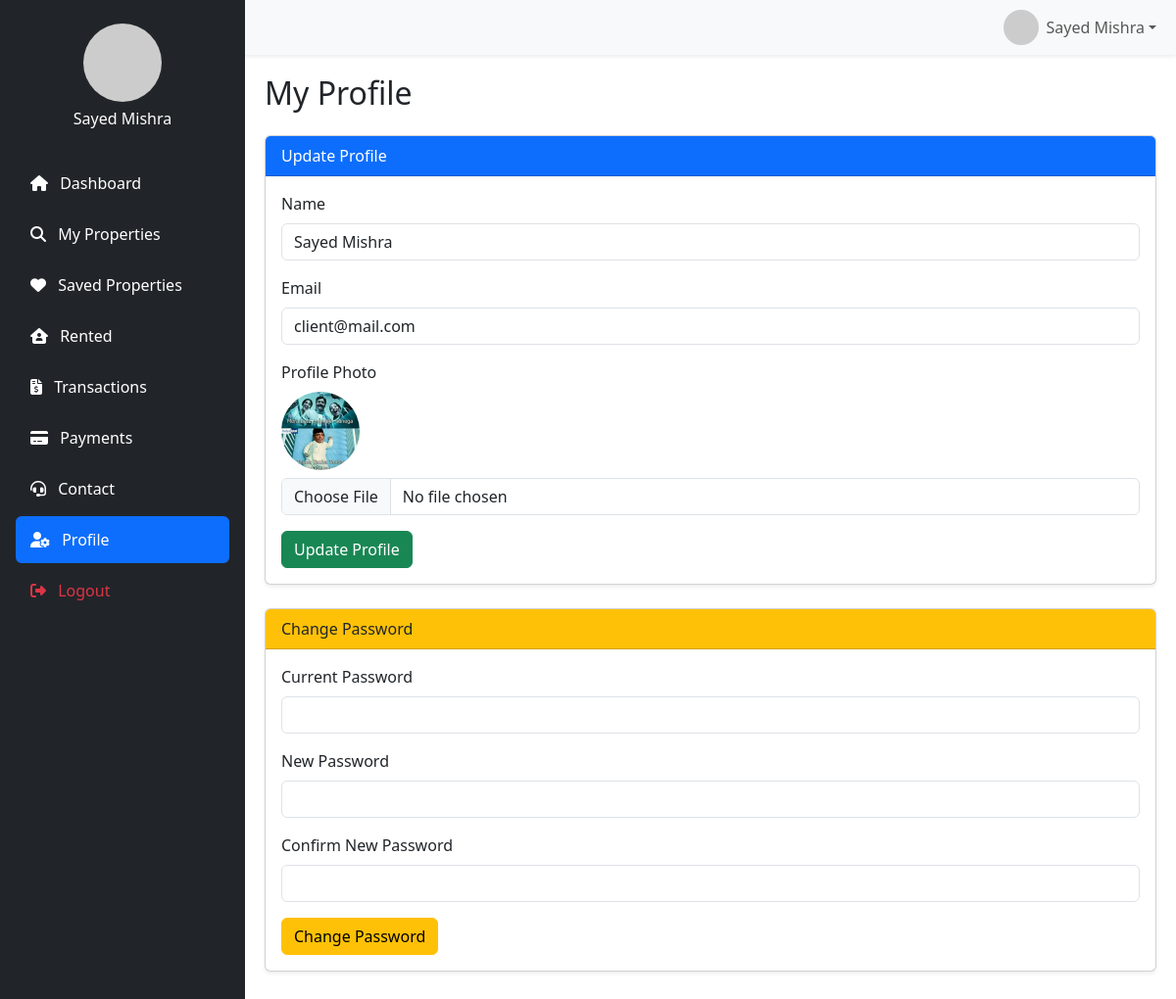
Screenshot of /clients/pages/profile.php (signed in) with the database file from the repository.
### tables this page shows
CREATE TABLE `clients` (
  `id` int(11) NOT NULL,
  `agent_id` int(11) DEFAULT NULL,
  `name` varchar(255) NOT NULL,
  `email` varchar(255) DEFAULT NULL,
  `photo` varchar(255) DEFAULT NULL,
  `phone` varchar(20) DEFAULT NULL,
  `created_at` timestamp NOT NULL DEFAULT current_timestamp(),
  `password` varchar(255) NOT NULL
);

### clients/pages/profile.php (the view, shortened to what this page needs)
<?php
require_once __DIR__ . '/../config/db.php';
$client_id = $_SESSION['client_id'];
$stmt = $conn->prepare("SELECT * FROM clients WHERE id = ?");
$stmt->execute([$client_id]);
$client = $stmt->fetch(PDO::FETCH_ASSOC);
require_once __DIR__ . '/../partials/header.php';
require_once __DIR__ . '/../partials/sidebar.php';
require_once __DIR__ . '/../partials/navbar.php';
?>
<div class="content">
    <h2 class="mb-4">My Profile</h2>
    <div class="card shadow-sm mb-4">
        <div class="card-header bg-primary text-white">Update Profile</div>
        <div class="card-body">
            <form method="POST" enctype="multipart/form-data">
                <div class="mb-3">
                    <label for="name" class="form-label">Name</label>
                    <input id="name" type="text" name="name" class="form-control" value="<?= htmlspecialchars($client['name']) ?>" required>
                </div>
                <div class="mb-3">
                    <label for="email" class="form-label">Email</label>
                    <input id="email" type="email" name="email" class="form-control" value="<?= htmlspecialchars($client['email']) ?>" required>
                </div>
                <div class="mb-3">
                    <label for="photo" class="form-label">Profile Photo</label>
                    <?php if (!empty($client['photo'])): ?>
                        <div class="mb-2">
                            <img src="../<?= htmlspecialchars($client['photo']) ?>" alt="Profile" style="height:80px; border-radius:50%;">
                        </div>
                    <?php endif; ?>
                    <input id="photo" type="file" name="photo" class="form-control" accept="image/*">
                </div>
                <button type="submit" name="update_profile" class="btn btn-success">Update Profile</button>
            </form>
        </div>
    </div>
    <div class="card shadow-sm mb-4">
        <div class="card-header bg-warning text-dark">Change Password</div>
        <div class="card-body">
            <form method="POST">
                <div class="mb-3">
                    <label for="current_password" class="form-label">Current Password</label>
                    <input id="current_password" type="password" name="current_password" class="form-control" required>
                </div>
                <div class="mb-3">
                    <label for="new_password" class="form-label">New Password</label>
                    <input id="new_password" type="password" name="new_password" class="form-control" required>
                </div>
                <div class="mb-3">
                    <label for="confirm_password" class="form-label">Confirm New Password</label>
                    <input id="confirm_password" type="password" name="confirm_password" class="form-control" required>
                </div>
                <button type="submit" name="change_password" class="btn btn-warning">Change Password</button>
            </form>
        </div>
    </div>
</div>
<?php
require_once __DIR__ . '/../partials/footer.php';
?>

### assets/css/style.css (style rules this page uses)
:root { --royal-purple-dark: #2c003e; --royal-purple-light: #4a148c; --accent-gold: #D4AF37; --text-light: #f8f9fa; --text-muted-light: #adb5bd; }

### clients/partials/header.php (style rules this page uses)
.content { margin-left: 250px; padding: 20px; transition: margin-left 0.3s ease; }

### rows the page displays
clients: name "Sayed Mishra", email "client@mail.com", photo (picture)

### other values shown
$client_name "Sayed Mishra"
$label "Dashboard"
$label "My Properties"
$label "Saved Properties"
$label "Rented"
$label "Transactions"
$label "Payments"
$label "Contact"
$label "Profile"
$user_name "Sayed Mishra"
